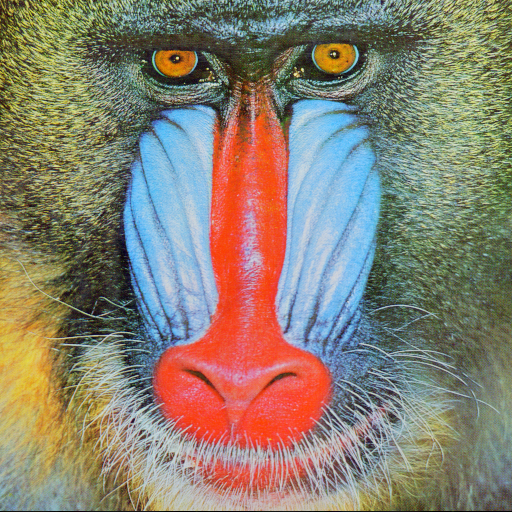
#> input picture BGR_Channel/baboon.png, 512 x 512 px
$ python BGR_Channel.py
#> lines starting #> are read from the running program, lines starting #| are printed output that depends on the picture
import cv2
import matplotlib.pyplot as plt
baboon=cv2.imread('baboon.png')
#> baboon is the input picture: shape (512, 512, 3); mean B, G, R 113.1, 128.9, 137.4
blue, green, red = baboon[:, :, 0], baboon[:, :, 1], baboon[:, :, 2]
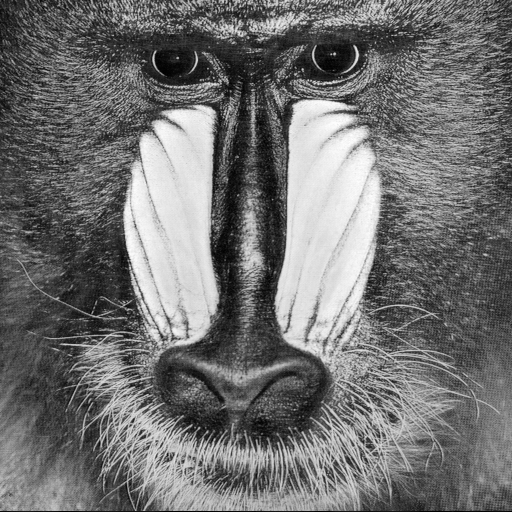
#> blue: shape (512, 512); min 0, max 255, mean 113.1
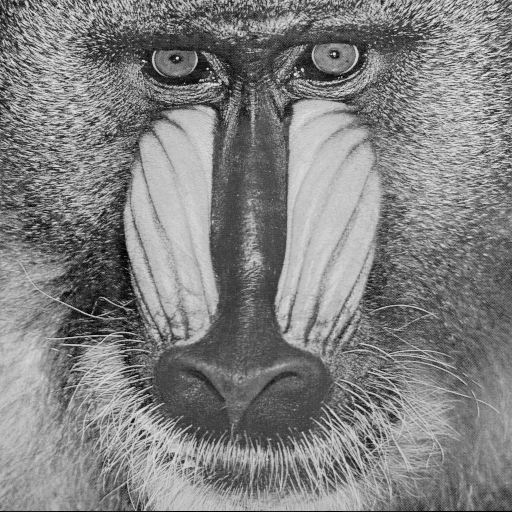
#> green: shape (512, 512); min 0, max 236, mean 128.9
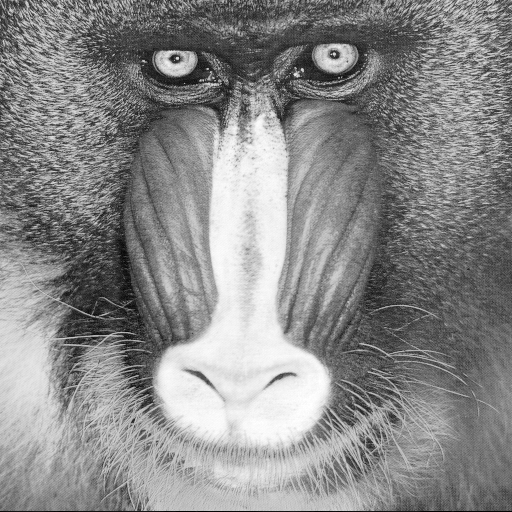
#> red: shape (512, 512); min 0, max 255, mean 137.4
im_bgr = cv2.vconcat([blue, green, red])
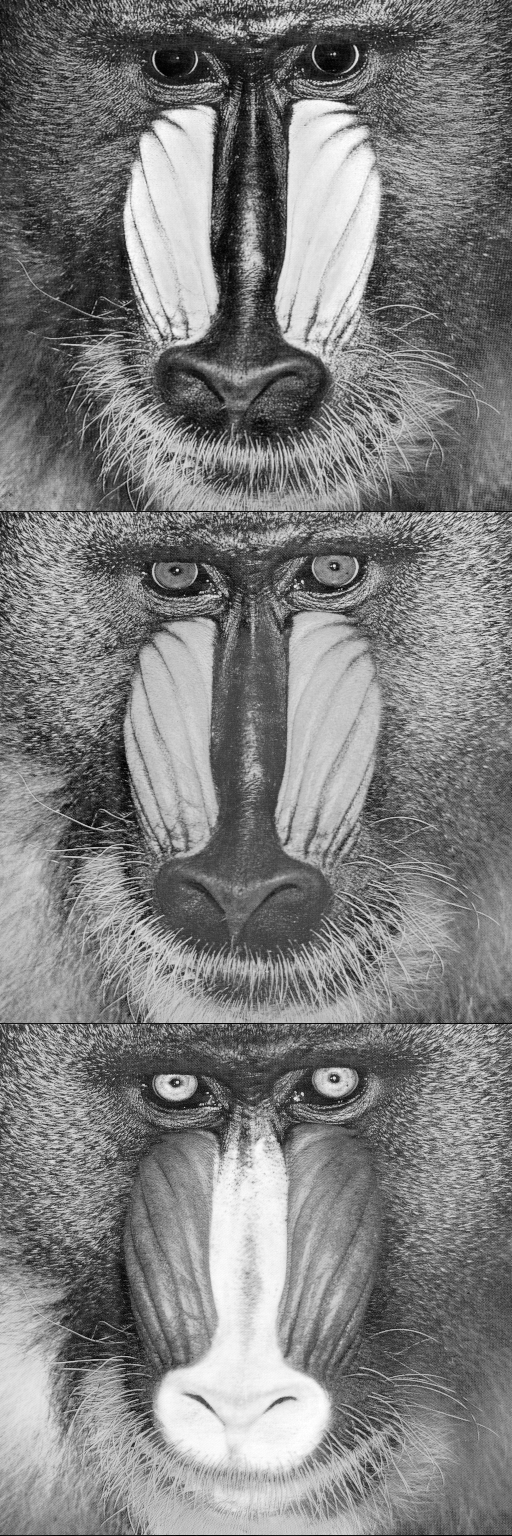
#> im_bgr: shape (1536, 512); min 0, max 255, mean 126.5
plt.figure(figsize=(10,10))
plt.subplot(121)
plt.imshow(cv2.cvtColor(baboon, cv2.COLOR_BGR2RGB))
plt.title("RGB image")
plt.subplot(122)
plt.imshow(im_bgr,cmap='gray')
plt.title("Different color channels  blue (top), green (middle), red (bottom)  ")
plt.show()
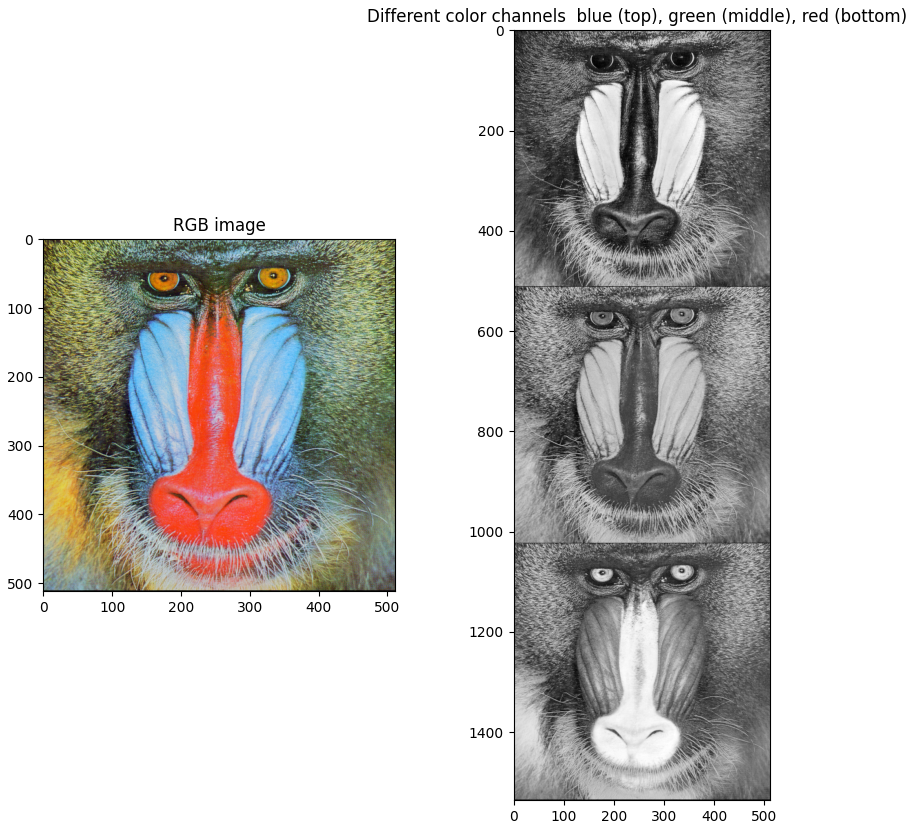
#> figure drawn by matplotlib, 2 panels
